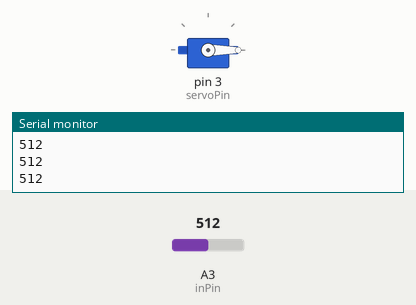
Simulated run of this sketch. Board: Arduino Uno, built with avr-gcc and run on an emulated ATmega328P. Parts: servo, the last lines printed to the serial monitor. Inputs (shaded band) come from the test bench; at power-on: A3 (inPin) = 512.

Above: at 1.2 s.
1.3 s: A3 (inPin) set to 306
At 1.8 s:
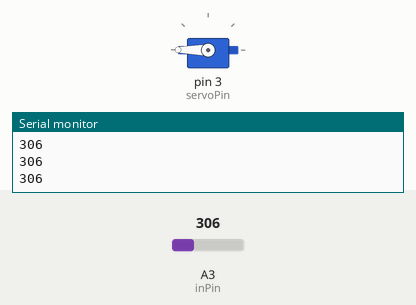
2.9 s: A3 (inPin) set to 150
At 4.2 s:
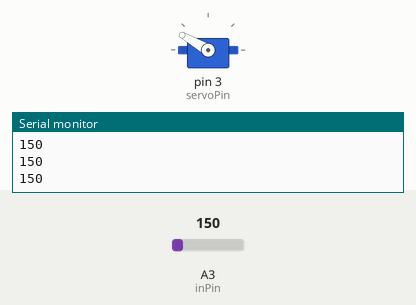
4.5 s: A3 (inPin) set to 170
At 5.8 s:
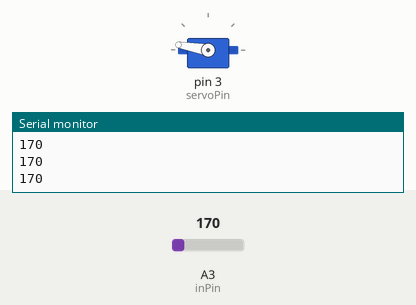
6.1 s: A3 (inPin) set to 122
At 7.3 s:
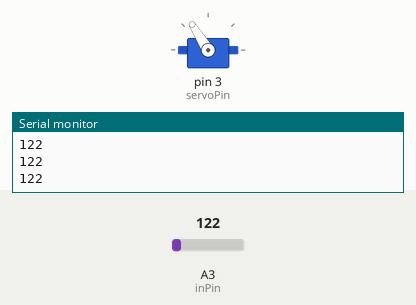
7.7 s: A3 (inPin) set to 90
At 8.7 s:
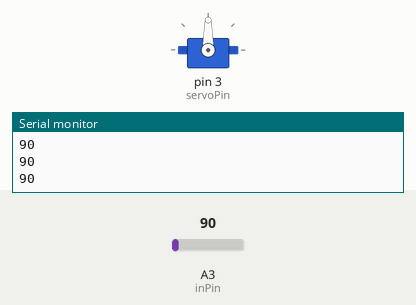
9.3 s: A3 (inPin) set to 0
At 10.1 s:
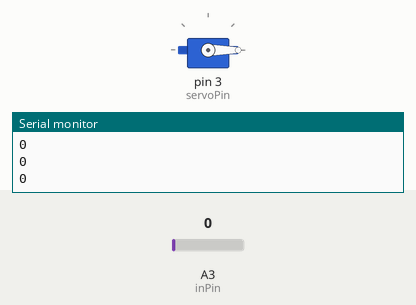
Timing chart, 0 to 11.9 s (numbered marks = the images above; inputs shaded):
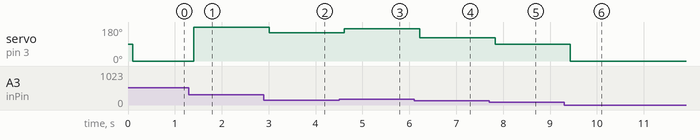

Measured:
- after the input at 1.3 s, servo on pin 3 (servoPin): 0° → 180° after 0.11 s
- after the input at 2.9 s, servo on pin 3 (servoPin): 180° → 150° after 0.11 s
- after the input at 4.5 s, servo on pin 3 (servoPin): 150° → 170° after 0.12 s
- after the input at 6.1 s, servo on pin 3 (servoPin): 170° → 122° after 0.12 s
- after the input at 7.7 s, servo on pin 3 (servoPin): 122° → 90° after 0.13 s
- after the input at 9.3 s, servo on pin 3 (servoPin): 90° → 0° after 0.13 s

The sketch:

sketch_mar6a.ino
```cpp
#include <Servo.h>

Servo myServo;
int servoPin = 3;
int inPin = A3;
int servoPosition = 0;

void setup() {
  Serial.begin(9600);
  pinMode(inPin, INPUT);
  myServo.attach(servoPin);
}

void loop() {
  int brightValue = analogRead(inPin);
  Serial.println(brightValue);
  delay(100);
  if (brightValue > 160) {
    servoPosition = 180;
  }
  if (brightValue > 100) {
    servoPosition = 120;
  }

  myServo.write(brightValue);
}
```
